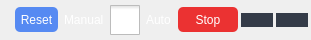
     <widget class="QFrame" name="Left">
      <property name="sizePolicy">
       <sizepolicy hsizetype="Fixed" vsizetype="Maximum">
        <horstretch>0</horstretch>
        <verstretch>0</verstretch>
       </sizepolicy>
      </property>
      <property name="minimumSize">
       <size>
        <width>0</width>
        <height>40</height>
       </size>
      </property>
      <property name="maximumSize">
       <size>
        <width>600</width>
        <height>40</height>
       </size>
      </property>
      <property name="styleSheet">
       <string notr="true">QPushButton {
    background-color: #343B48; /* background colour */
    color: white; /* Text color */
	border: none; /* Remove border */
    box-shadow: none; /* Remove shadow */
}
QPushButton:pressed {
    background-color: #2980b9; /* Darker blue when pressed */
}

#Stop {
    background-color:#EB3232; /* Red background */
    color: white; /* Text color */
	border-radius: 5px; /* Rounded edges */
    padding:5px;
}
#Stop:pressed {
    background-color: darkred; /* Darker red when pressed */
}

#Reset {
    background-color: #568AF2; /* Red background */
    color: white; /* Text color */
		border-radius: 5px; /* Rounded edges */
    padding:5px;
}
#Reset:pressed {
    background-color: darkred; /* Darker red when pressed */
}

QCheckBox{
	color:white
}

QFrame { border: none; }


</string>
      </property>
      <property name="frameShape">
       <enum>QFrame::StyledPanel</enum>
      </property>
      <property name="frameShadow">
       <enum>QFrame::Raised</enum>
      </property>
      <layout class="QHBoxLayout" name="horizontalLayout_3">
       <property name="spacing">
        <number>3</number>
       </property>
       <property name="leftMargin">
        <number>3</number>
       </property>
       <property name="topMargin">
        <number>0</number>
       </property>
       <property name="rightMargin">
        <number>3</number>
       </property>
       <property name="bottomMargin">
        <number>0</number>
       </property>
       <item alignment="Qt::AlignHCenter">
        <widget class="QFrame" name="Line_3">
         <property name="frameShape">
          <enum>QFrame::StyledPanel</enum>
         </property>
         <property name="frameShadow">
          <enum>QFrame::Raised</enum>
         </property>
         <layout class="QGridLayout" name="gridLayout_10">
          <property name="leftMargin">
           <number>4</number>
          </property>
          <property name="topMargin">
           <number>0</number>
          </property>
          <property name="rightMargin">
           <number>4</number>
          </property>
          <property name="bottomMargin">
           <number>0</number>
          </property>
          <property name="spacing">
           <number>0</number>
          </property>
          <item row="0" column="0">
           <widget class="QLabel" name="Line_4">
            <property name="minimumSize">
             <size>
              <width>0</width>
              <height>50</height>
             </size>
            </property>
            <property name="maximumSize">
             <size>
              <width>1</width>
              <height>50</height>
             </size>
            </property>
            <property name="text">
             <string/>
            </property>
            <property name="pixmap">
             <pixmap resource="Tray.qrc">:/TrayIcon/SystemTray/vertical.png</pixmap>
            </property>
            <property name="scaledContents">
             <bool>true</bool>
            </property>
           </widget>
          </item>
         </layout>
        </widget>
       </item>
       <item alignment="Qt::AlignVCenter">
        <widget class="QPushButton" name="Reset">
         <property name="minimumSize">
          <size>
           <width>0</width>
           <height>25</height>
          </size>
         </property>
         <property name="maximumSize">
          <size>
           <width>16777215</width>
           <height>25</height>
          </size>
         </property>
         <property name="text">
          <string>Reset</string>
         </property>
         <property name="icon">
          <iconset resource="Tray.qrc">
           <normaloff>:/TrayIcon/SystemTray/monitor.svg</normaloff>:/TrayIcon/SystemTray/monitor.svg</iconset>
         </property>
         <property name="iconSize">
          <size>
           <width>14</width>
           <height>14</height>
          </size>
         </property>
        </widget>
       </item>
       <item alignment="Qt::AlignVCenter">
        <widget class="QFrame" name="ToggleButton">
         <property name="maximumSize">
          <size>
           <width>16777215</width>
           <height>40</height>
          </size>
         </property>
         <property name="frameShape">
          <enum>QFrame::StyledPanel</enum>
         </property>
         <property name="frameShadow">
          <enum>QFrame::Raised</enum>
         </property>
         <layout class="QHBoxLayout" name="horizontalLayout_46">
          <property name="leftMargin">
           <number>3</number>
          </property>
          <property name="topMargin">
           <number>0</number>
          </property>
          <property name="rightMargin">
           <number>3</number>
          </property>
          <property name="bottomMargin">
           <number>0</number>
          </property>
          <item>
           <widget class="QLabel" name="label_3">
            <property name="sizePolicy">
             <sizepolicy hsizetype="Preferred" vsizetype="Fixed">
              <horstretch>0</horstretch>
              <verstretch>0</verstretch>
             </sizepolicy>
            </property>
            <property name="styleSheet">
             <string notr="true">QLabel {
    color: white;
}</string>
            </property>
            <property name="text">
             <string>Manual</string>
            </property>
           </widget>
          </item>
          <item>
           <widget class="QCheckBox" name="checkBox">
            <property name="sizePolicy">
             <sizepolicy hsizetype="Fixed" vsizetype="Fixed">
              <horstretch>0</horstretch>
              <verstretch>0</verstretch>
             </sizepolicy>
            </property>
            <property name="styleSheet">
             <string notr="true">QCheckBox::indicator{
	width :30px;
	height:30px;
}

QCheckBox::indicator:checked {
    image: url(&quot;C:/Users/chiara/Documents/FINAL YEAR/FYP/UI development/Learning1/pythonProject/toggle (1).png&quot;);
}

QCheckBox::indicator:unchecked {
    image: url(&quot;C:/Users/chiara/Documents/FINAL YEAR/FYP/UI development/Learning1/pythonProject/toggle (2).png&quot;);
}
</string>
            </property>
            <property name="text">
             <string>Auto</string>
            </property>
           </widget>
          </item>
         </layout>
        </widget>
       </item>
       <item alignment="Qt::AlignVCenter">
        <widget class="QPushButton" name="Stop">
         <property name="minimumSize">
          <size>
           <width>60</width>
           <height>25</height>
          </size>
         </property>
         <property name="maximumSize">
          <size>
           <width>16777215</width>
           <height>25</height>
          </size>
         </property>
         <property name="sizeIncrement">
          <size>
           <width>0</width>
           <height>0</height>
          </size>
         </property>
         <property name="text">
          <string>Stop</string>
         </property>
         <property name="iconSize">
          <size>
           <width>15</width>
           <height>15</height>
          </size>
         </property>
        </widget>
       </item>
       <item alignment="Qt::AlignVCenter">
        <widget class="QPushButton" name="Maximize">
         <property name="text">
          <string/>
         </property>
         <property name="icon">
          <iconset resource="Tray.qrc">
           <normaloff>:/TrayIcon/SystemTray/maximize-2.svg</normaloff>:/TrayIcon/SystemTray/maximize-2.svg</iconset>
         </property>
         <property name="iconSize">
          <size>
           <width>25</width>
           <height>25</height>
          </size>
         </property>
        </widget>
       </item>
       <item alignment="Qt::AlignVCenter">
        <widget class="QPushButton" name="Close">
         <property name="text">
          <string/>
         </property>
         <property name="icon">
          <iconset resource="Tray.qrc">
           <normaloff>:/TrayIcon/SystemTray/x.svg</normaloff>:/TrayIcon/SystemTray/x.svg</iconset>
         </property>
         <property name="iconSize">
          <size>
           <width>25</width>
           <height>25</height>
          </size>
         </property>
        </widget>
       </item>
      </layout>
     </widget>
